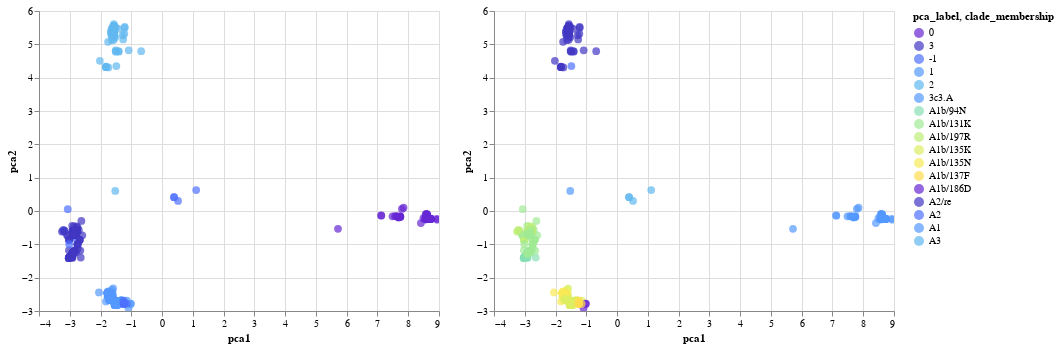

The code cell stored with this chart in its notebook:
### Code cell
chart_12_pca = scatterplot_with_tooltip_interactive(merged_pca_df,'pca1','pca2','pca1','pca2',['strain','clade_membership', 'pca_label'],'pca_label:N', domain, range_)
domain =  merged_pca_df["clade_membership"].drop_duplicates().values
chart_12_clade = scatterplot_with_tooltip_interactive(merged_pca_df,'pca1','pca2','pca1','pca2',['strain','clade_membership', 'pca_label'],'clade_membership:N', domain, range_)
chart_12_pca|chart_12_clade

### Figure 1 — Vega-Lite specification as saved in the notebook (floating-point values rounded to 4 significant figures; data arrays with more than 128 entries replaced by an {"elided": "..."} marker saying what was removed)
{"config": {"view": {"continuousWidth": 400, "continuousHeight": 300}}, "hconcat": [{"mark": {"type": "circle", "size": 60}, "encoding": {"color": {"type": "nominal", "field": "pca_label", "scale": {"domain": [0.0, 3.0, -1.0, 1.0, 2.0], "range": ["#6626d4", "#4138c3", "#4e70ff", "#5499ff", "#61b8f0", "#5499ff", "#87dfb3", "#a0e994", "#bdee78", "#ddee64", "#f8e957", "#ffdb4e"]}}, "tooltip": [{"type": "nominal", "field": "strain"}, {"type": "nominal", "field": "clade_membership"}, {"type": "quantitative", "field": "pca_label"}], "x": {"type": "quantitative", "field": "pca1", "title": "pca1"}, "y": {"type": "quantitative", "field": "pca2", "title": "pca2"}}, "selection": {"selector151": {"type": "interval", "bind": "scales", "encodings": ["x", "y"]}}}, {"mark": {"type": "circle", "size": 60}, "encoding": {"color": {"type": "nominal", "field": "clade_membership", "scale": {"domain": ["3c3.A", "A1b/94N", "A1b/131K", "A1b/197R", "A1b/135K", "A1b/135N", "A1b/137F", "A1b/186D", "A2/re", "A2", "A1", "A3"], "range": ["#6626d4", "#4138c3", "#4e70ff", "#5499ff", "#61b8f0", "#5499ff", "#87dfb3", "#a0e994", "#bdee78", "#ddee64", "#f8e957", "#ffdb4e"]}}, "tooltip": [{"type": "nominal", "field": "strain"}, {"type": "nominal", "field": "clade_membership"}, {"type": "quantitative", "field": "pca_label"}], "x": {"type": "quantitative", "field": "pca1", "title": "pca1"}, "y": {"type": "quantitative", "field": "pca2", "title": "pca2"}}, "selection": {"selector153": {"type": "interval", "bind": "scales", "encodings": ["x", "y"]}}}], "data": {"name": "data-2df1f24a60f9d7506427be44cbddd1b5"}, "$schema": "https://vega.github.io/schema/vega-lite/v4.8.1.json", "datasets": {"data-2df1f24a60f9d7506427be44cbddd1b5": {"elided": "474 records"}}}
